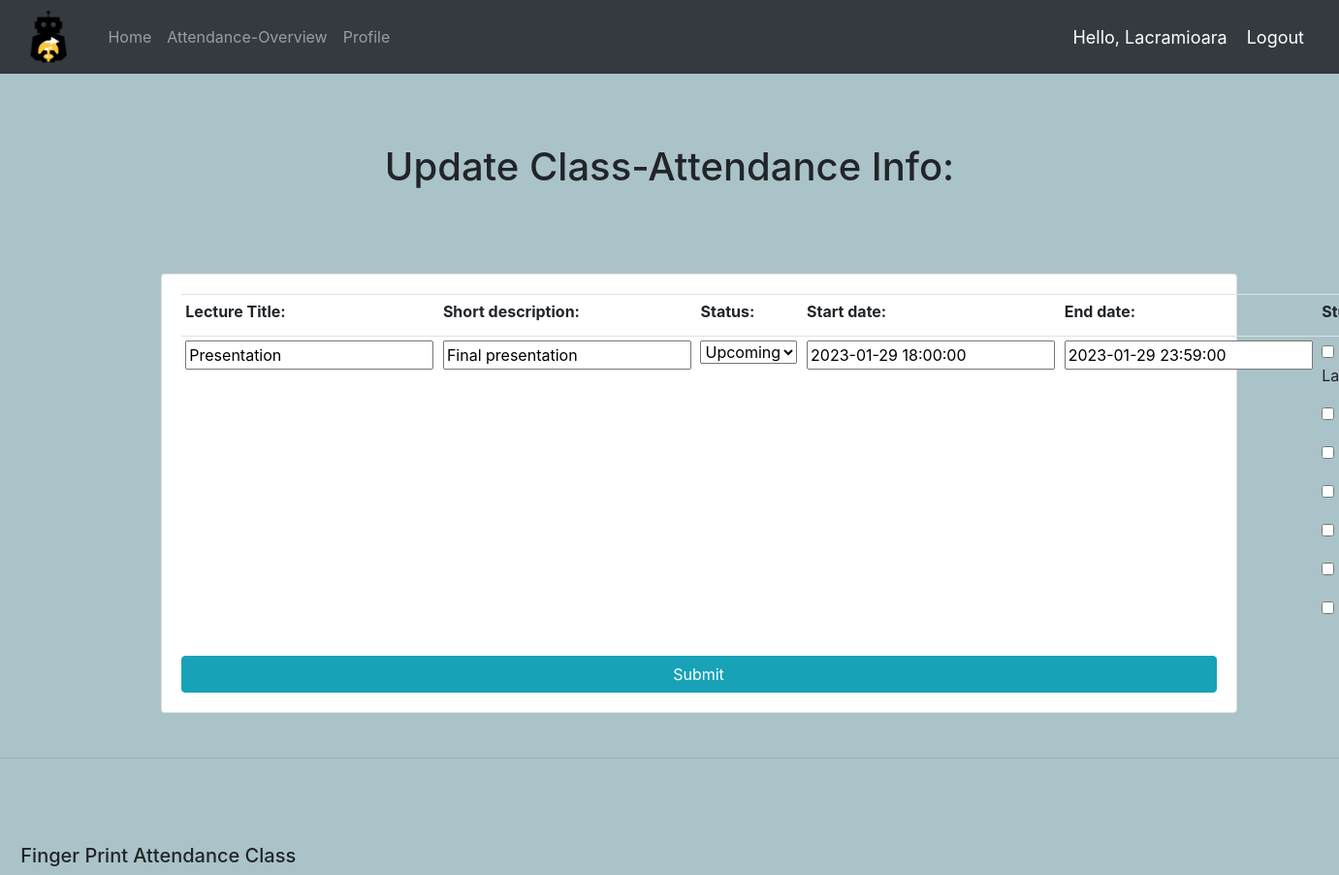
The page /update_attendance/Presentation (signed in) on the database its author committed.
### attendance/models.py (models this page shows, shortened)
class Attendance(models.Model):
	class Meta:
		ordering = ['-start_date']
	STATUS = (
		('Upcoming', 'Upcoming'),
		('Done', 'Done')
	)
	students = models.ManyToManyField(Student, null=True)
	lecture_title = models.CharField(primary_key=True, max_length=50)
	short_description = models.CharField(max_length=500, null=True)
	status = models.CharField(max_length=200, null=True, choices=STATUS)
	start_date = models.DateTimeField()
	end_date = models.DateTimeField()

### attendance/views.py (the view)
# urls.py: path('update_attendance/<str:pk>', views.updateAttendance, name='update_attendance'),
@login_required(login_url="accounts/login")
def updateAttendance(request, pk):
	attendance = Attendance.objects.get(lecture_title=pk)
	form = AttendanceForm(instance=attendance)
	if request.method == 'POST':
		print('Printing POST:', request.POST)
		form = AttendanceForm(request.POST, instance=attendance)
		if form.is_valid():
			form.save()
			return redirect('/overview')
	context = {'form': form}
	return render(request, 'attendance_form.html', context)

### attendance/forms.py
class AttendanceForm(forms.ModelForm):
    students = forms.ModelMultipleChoiceField(
        queryset=Student.objects.all(),
        widget=forms.CheckboxSelectMultiple,
        required=False,
    )
    class Meta:
        model = Attendance
        fields = ['lecture_title', 'short_description', 'status', 'start_date', 'end_date', 'students']

### accounts/models.py (called while the page is built)
	def __str__(self):
		return self.user.first_name

### attendance/templates/attendance_form.html (shortened to what this page needs)
{% extends 'accounts/main.html' %}
{% load static %}
{% block content %}
<head>
</head>
<body>
<div class="container">
    <br>
    <br>
    <br>
    <h1 class="text-center">Update Class-Attendance Info:</h1>
    <br>
    <br>
    <form method="post">
        <div class="row">
            <div style="margin:30px" class="col-md">
                <div class="card card-body">
                    <table class="table table-sm">
                        <tr>
                            <th><label for="{{ form.lecture_title.id_for_label }}">Lecture Title:</label></th>
                            <th><label for="{{ form.short_description.id_for_label }}">Short description:</label></th>
                            <th><label for="{{ form.status.id_for_label }}">Status:</label></th>
                            <th><label for="{{ form.start_date.id_for_label }}">Start date:</label></th>
                            <th><label for="{{ form.end_date.id_for_label }}">End date:</label></th>
                            <th><label for="{{ form.students.id_for_label }}">Students :</label></th>
                        </tr>
                        <tr>
                            <td><b><i>{{ form.lecture_title }}</i></b></td>
                            <td>{{ form.short_description }}</td>
                            <td>{{ form.status }}</td>
                            <td>{{ form.start_date }}</td>
                            <td>{{ form.end_date }}</td>
                            <td>{% for student in form.students %}
                                <div class="checkbox">
                                    <label>
                                        {{ student }}
                                    </label>
                                </div>
                                {% endfor %}
                            </td>
                        </tr>
                    </table>
                    <input class="btn btn-info" type="submit" name="Confirm">
                </div>
            </div>
        </div>
    </form>
</div>
{% endblock %}

### accounts/templates/accounts/navbar.html (shortened to what this page needs)
{% load static %}
<nav class="navbar navbar-expand-lg navbar-dark bg-dark">
  <img style="height:60px; margin:0px 30px 0px 10px;" src="{% static 'images/robo1.png' %}">
  <div class="collapse navbar-collapse" id="navbarNav">
    <ul class="navbar-nav">
      <li class="nav-item">
        <a class="nav-link" href="{% url 'home' %}">Home</a>
      </li>
      <li class="nav-item">
        <a class="nav-link" href="{% url 'overview' %}">Attendance-Overview</a>
      </li>
      <li class="nav-item">
        <a class="nav-link" href="{% url 'profile' request.user %}">Profile</a>
      </li>
    </ul>
  </div>
  <span class="hello-msg">Hello, {{request.user.first_name}} </span>
  <span><a class="hello-msg" href="{% url 'logout' %}">Logout</a></span>
</nav>

### static/css/main.css (style rules this page uses)
body { background-color: #AAC3C8; }

### accounts/templates/accounts/navbar.html (style rules this page uses)
.hello-msg { font-size: 18px; color: #fff; margin-right: 20px; }

### rows shown on the page
Attendance: lecture_title "Presentation", short_description "Final presentation", status "Upcoming", start_date "2023-01-29 18:00:00", end_date "2023-01-29 23:59:00"

### other values the page prints
{{ request.user.first_name }} "Lacramioara"
